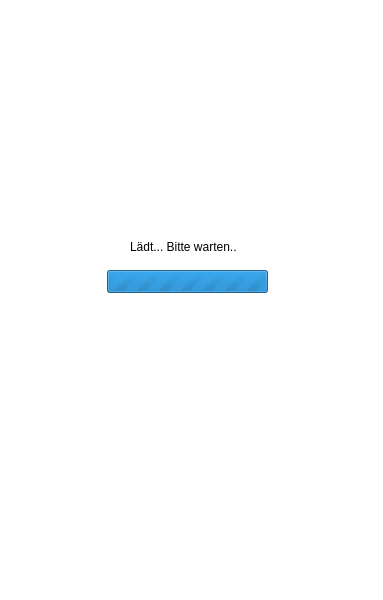
<?xml version="1.0" encoding="UTF-8"?>
<ui version="4.0">
 <class>SearchMusicOverlay</class>
 <widget class="QWidget" name="SearchMusicOverlay">
  <property name="geometry">
   <rect>
    <x>0</x>
    <y>0</y>
    <width>383</width>
    <height>600</height>
   </rect>
  </property>
  <property name="windowTitle">
   <string>Form</string>
  </property>
  <property name="styleSheet">
   <string notr="true">#lblBkg {
background-color: rgb(255, 255, 255);
}</string>
  </property>
  <widget class="QLabel" name="lblBkg">
   <property name="geometry">
    <rect>
     <x>0</x>
     <y>0</y>
     <width>383</width>
     <height>600</height>
    </rect>
   </property>
   <property name="text">
    <string/>
   </property>
  </widget>
  <widget class="QLabel" name="lblCaption">
   <property name="geometry">
    <rect>
     <x>130</x>
     <y>240</y>
     <width>107</width>
     <height>13</height>
    </rect>
   </property>
   <property name="text">
    <string>Lädt... Bitte warten...</string>
   </property>
  </widget>
  <widget class="QProgressBar" name="progressBar">
   <property name="geometry">
    <rect>
     <x>107</x>
     <y>270</y>
     <width>161</width>
     <height>23</height>
    </rect>
   </property>
   <property name="maximum">
    <number>0</number>
   </property>
   <property name="value">
    <number>-1</number>
   </property>
   <property name="textVisible">
    <bool>false</bool>
   </property>
   <property name="invertedAppearance">
    <bool>false</bool>
   </property>
  </widget>
 </widget>
 <resources/>
 <connections/>
</ui>
